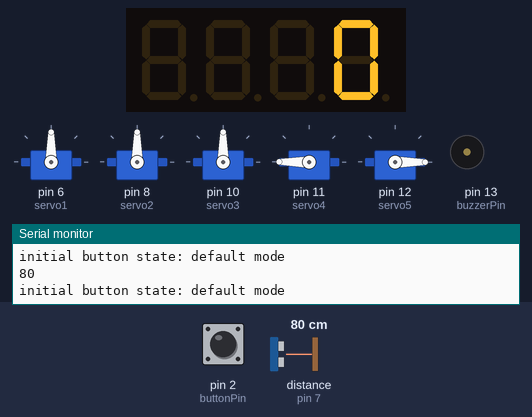
Recording of a sketch running on a simulated Arduino Uno, built with avr-gcc and run on an emulated ATmega328P. Shown: 5 × servo, 4-digit seven-segment display, buzzer (waves = sounding), the last lines printed to the serial monitor. Wiring (inferred from the names in the program): ultrasonic range finder: trigger pin 9; echo pin 7. Inputs (shaded band) come from the test bench; at power-on: distance to the obstacle (sensor on pin 7) 80 cm, pin 2 (buttonPin) HIGH. The echo pulse lasts 58.3 µs per cm.

Above: at 1.2 s.
1.3 s: distance to the obstacle (sensor on pin 7) set to 44 cm
4.3 s: distance to the obstacle (sensor on pin 7) set to 36 cm
At 6.28 s:
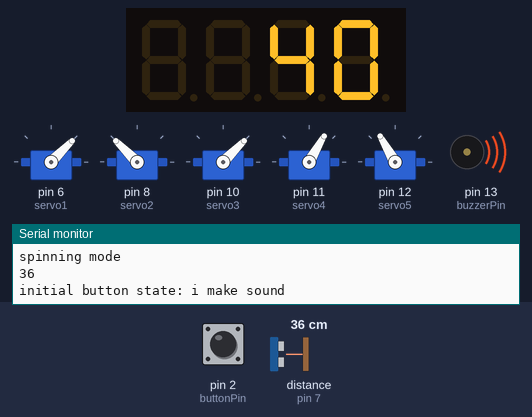
6.4 s: pin 2 (buttonPin) pulled LOW for 3.2 s
At 10.8 s:
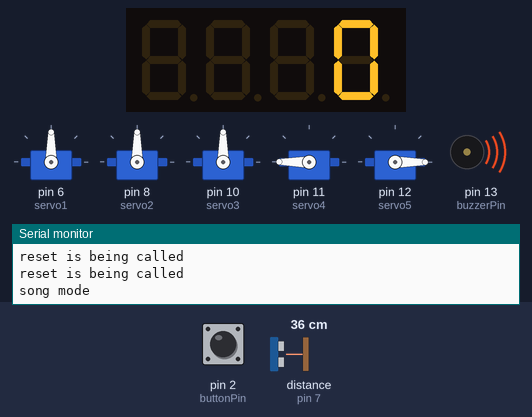
11.1 s: distance to the obstacle (sensor on pin 7) set to 250 cm
14.1 s: distance to the obstacle (sensor on pin 7) set to 2 cm
At 21.0 s:
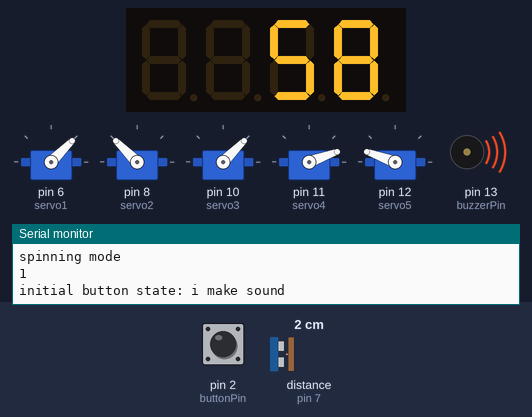
Timing chart, 0 to 21.1 s (numbered marks = the images above; inputs shaded):
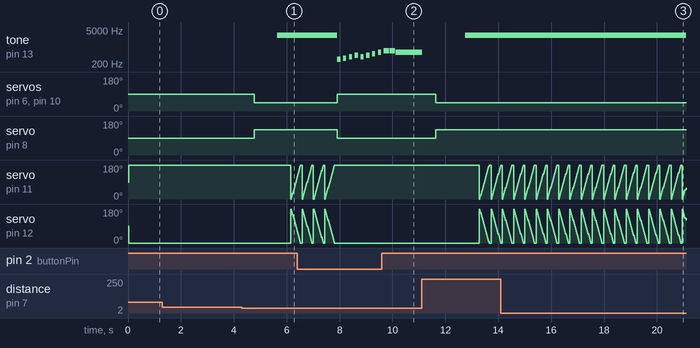

Measured:
- the behaviour switches between 41 and 40 cm on distance to the obstacle (sensor on pin 7) (found by bisection; images 0 and 1)
- after the input at 4.3 s, tone on pin 13 (buzzerPin): silent → 3000 Hz after 1.4 s; servo on pin 6 (servo1), servo on pin 10 (servo3): 90° → 45° after 0.48 s; servo on pin 8 (servo2): 90° → 135° after 0.48 s; the display: first changes after 0.09 s (image 1 shows a later state)
- after the input at 6.4 s, tone on pin 13 (buzzerPin): plays 311 Hz for 0.12 s, 349 Hz for 0.12 s, 392 Hz for 0.12 s, 466 Hz for 0.12 s, 392 Hz for 0.12 s, 466 Hz for 0.12 s … (11 notes in this stretch), starting after 1.5 s; servo on pin 6 (servo1), servo on pin 10 (servo3): 45° → 90° after 1.5 s; servo on pin 8 (servo2): 135° → 90° after 1.5 s
- by itself, servo on pin 11 (servo4): repeats every 0.43 s: 10° 0.02 s, 20° 0.02 s, 30° 0.02 s, 40° 0.02 s, 50° 0.02 s, 60° 0.02 s, 70° 0.02 s, 80° 0.02 s, 90° 0.02 s, 100° 0.02 s, 110° 0.02 s, 120° 0.02 s, 130° 0.02 s, 140° 0.02 s, 150° 0.02 s, 160° 0.02 s, 170° 0.02 s, 180° 0.06 s, 0° 0.02 s
- by itself, servo on pin 12 (servo5): repeats every 0.43 s: 170° 0.02 s, 160° 0.02 s, 150° 0.02 s, 140° 0.02 s, 130° 0.02 s, 120° 0.02 s, 110° 0.02 s, 100° 0.02 s, 90° 0.02 s, 80° 0.02 s, 70° 0.02 s, 60° 0.02 s, 50° 0.02 s, 40° 0.02 s, 30° 0.02 s, 20° 0.02 s, 10° 0.02 s, 0° 0.06 s, 180° 0.02 s

The sketch:

vr6.ino
```cpp
// several debugging print statements
// servos all work hitting and spinning
// end song and default state triggered
// only once at the end

#include <Servo.h>
#include <TM1637Display.h>

#define CLK_PIN 3
#define DIO_PIN 4
const int buzzerPin = 13;
const int buttonPin = 2;

// servos
Servo servo1;
Servo servo2;
Servo servo3;

// hits hand
Servo servo4;
Servo servo5;

// ultrasonic distance pins
int triggerPin = 9;
int echoPin = 7;
long distance;

// led timer display
int count = 0;
bool isCounting = false;
TM1637Display display(CLK_PIN, DIO_PIN);

// buzzer + button states
bool buzzerActive = false;
int buttonState;
int prevButtonState;
long buttonPressStartTime = 0;

bool resetTriggered = false;

// four different states
bool isDefault = true;
bool isCountingState = false;
bool isServosSpinning = false;
bool isBuzzerActive = false;

void setup() {
  Serial.begin(9600);
  Serial.println("intialize program");

  // distance sensor
  pinMode(triggerPin, OUTPUT);
  pinMode(echoPin, INPUT);

  // servo
  servo1.attach(6);
  servo2.attach(8);
  servo3.attach(10);
  servo4.attach(11);
  servo5.attach(12);

  // timer
  display.setBrightness(7);         // Set brightness (0-7)
  display.showNumberDec(0, false);  // Display initial count as 0

  // buzzer
  pinMode(buzzerPin, OUTPUT);

  // button
  pinMode(buttonPin, INPUT);
  prevButtonState = digitalRead(buttonPin);

  servo4.write(180);
  servo5.write(0);
}

void loop() {
  // functions for what to do in each state
  if (isDefault == true) {
    Serial.println("default mode");
    Default();
  } else if (isCountingState == true) {
    Serial.println("counting mode");
    Counting();
  } else if (isServosSpinning == true) {
    ServosSpinning();
    Serial.println("spinning mode");
    // buzzer state was removed from here because if isBuzzerActive was deleted
  }

  // ultrasonic distance checking
  digitalWrite(triggerPin, LOW);
  delayMicroseconds(2);
  digitalWrite(triggerPin, HIGH);
  delayMicroseconds(10);
  digitalWrite(triggerPin, LOW);
  long duration = pulseIn(echoPin, HIGH, 17400);
  distance = duration / 29 / 2;
  Serial.println(distance);

  // press for 2 seconds, 5 was too long
  // press only 1 second because too long otherwise
  // there is a really bad delay
  buttonState = digitalRead(buttonPin);

  if (buttonState == LOW && prevButtonState == HIGH) {
    buttonPressStartTime = millis();
    resetTriggered = false;  // reset trigger after button release
  }

  if (buttonState == LOW && millis() - buttonPressStartTime >= 1000 && !resetTriggered) {
    resetToDefault();
    resetTriggered = true;  // prevent multiple resets regardless of how long button is held down
  }

  Serial.print("initial button state: ");
  prevButtonState = buttonState;

  // regardless of state after timer starts it should not stop until grass touched
  if (isCounting == true) {
    count++;
    display.showNumberDec(count, false);
  }

  // replaces isBuzzerState function because keeping it in the loop function ensures it keeps playing sound
  // no conflicts with other functions
  if (isBuzzerActive == true) {
    Serial.println("i make sound");
    tone(buzzerPin, 3000);  // high freq tone
  }

  delay(20);
}

void Default() {
  if (distance > 1 && distance < 40) {
    isDefault = false;
    isCounting = true;
    isCountingState = true;
  }
}

void Counting() {
  if (isCounting == true) {
    count++;
    Serial.println("counting works");
    display.showNumberDec(count, false);
    delay(10);

    if (count >= 10) {
      isCountingState = false;
      isServosSpinning = true;
    }
  }
}

void ServosSpinning() {
  // servo spinning angles
  servo1.write(45);
  servo2.write(135);
  servo3.write(45);

  // for the hand hitting servos
  bool increasing = true;  // direction of movement
  int angle = 0;           // servo angle position

  if (count >= 40) {
  if (increasing) {
    for (angle = 0; angle <= 180; angle += 10) {  // 0 to 180
      servo4.write(angle);
      servo5.write(180 - angle);
      delay(20);
    }
  } else {
    for (angle = 180; angle >= 0; angle -= 10) {  // 180 to 0
      servo4.write(angle);
      servo5.write(180 - angle);
      delay(20);
    }
  }

  increasing = !increasing;  // swtich between the directions
  }

  if (count >= 30) {
    isBuzzerActive = true;
  }
}

void resetToDefault() {
  Serial.println("reset is being called");
  Serial.println("reset is being called");
  Serial.println("reset is being called");
  Serial.println("reset is being called");
  Serial.println("reset is being called");

  isDefault = true;
  isCountingState = false;
  isServosSpinning = false;
  isBuzzerActive = false;
  isCounting = false;
  count = 0;
  display.showNumberDec(0, false);
  servo1.write(90);
  servo2.write(90);
  servo3.write(90);
  servo4.write(180);
  servo5.write(0);
  // https://www.mintmusic.co.uk/2018/02/symphony-clean-bandit-ft-zara-larsson.html
  // tone(buzzerPin, 500, 1000);  // keep just in case meme song doesn't work
  // "I just wanna be part of your symphony"
  // deleted playSong fuction because it was being
  // activated randomly despite set bool so
  // here's to the more primative way of playing
  // the song at the end
  Serial.println("song mode");
  tone(buzzerPin, 311, 120);  // D#
  delay(220);
  tone(buzzerPin, 349, 120);  // F
  delay(220);
  tone(buzzerPin, 392, 120);  // G
  delay(220);
  tone(buzzerPin, 466, 120);  // A#
  delay(220);
  tone(buzzerPin, 392, 120);  // G
  delay(220);
  tone(buzzerPin, 466, 120);  // A#
  delay(220);
  tone(buzzerPin, 523, 120);  // C
  delay(220);
  tone(buzzerPin, 622, 120);  // D#
  delay(220);
  tone(buzzerPin, 698, 200);  // F
  delay(220);
  tone(buzzerPin, 698, 200);  // F
  delay(220);
  tone(buzzerPin, 622, 1000);  // D#
  delay(1000);
  noTone(buzzerPin);
}
```
